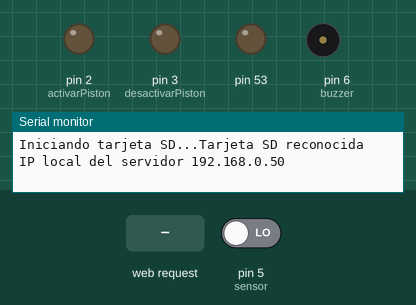
The sketch below on a simulated Arduino Mega 2560, built with avr-gcc and run on an emulated ATmega2560. Shown: output pins drawn as LEDs (lit = HIGH), buzzer (waves = sounding, pin HIGH), the last lines printed to the serial monitor. The inputs (shaded band) are chosen by the test bench; at power-on: pin 5 (sensor) LOW. WiFi joins after 1.5 s; servers stay silent unless stated; the local clock reads 2024-03-15 10:24:30 at power-on unless the sketch sets it; storage starts empty.

Above: at 3.2 s.
3.3 s: pin 5 (sensor) driven HIGH
At 3.7 s:
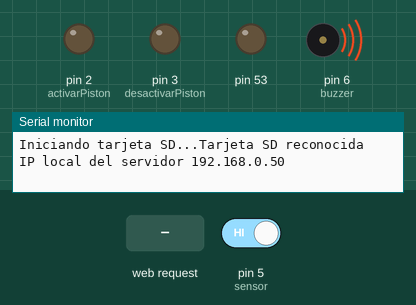
6.3 s: HTTP request GET /?data1=0 received
At 6.8 s:
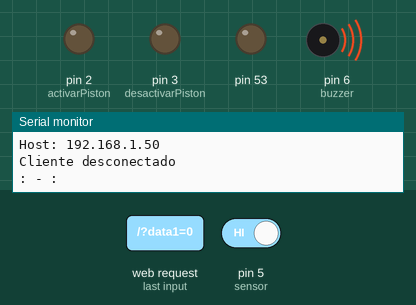
9.3 s: HTTP request GET /?data1=1 received
At 9.55 s:
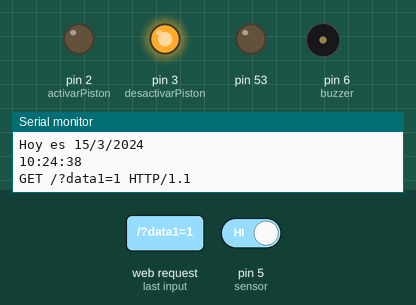
12.3 s: pin 5 (sensor) driven LOW
At 13.2 s:
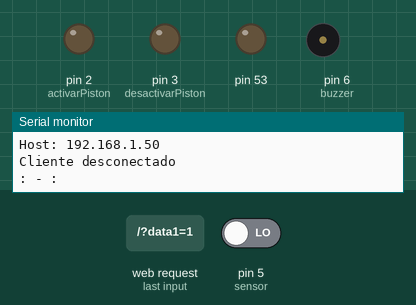
Timing chart, 0 to 15.3 s (numbered marks = the images above; inputs shaded):
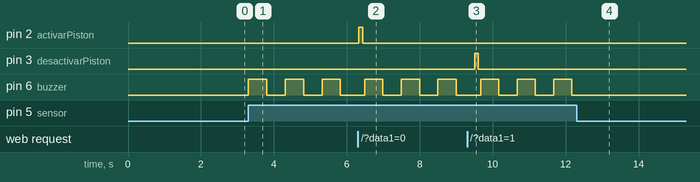

The sketch:

Practica_Ethernet.ino
```cpp
#include <SdFat.h>
#include "SdFat.h"
SdFat SD;
//librerias para ethernet shield
#include <SPI.h>
#include <Ethernet.h>
//#include <SD.h>
//Librerias para uso del reloj
#include <Wire.h>
#include "RTClib.h"


// Configuración de direccion MAC e IP.
byte mac[] = { 0xDE, 0xAD, 0xBE, 0xEF, 0xFE, 0xED };
IPAddress ip(192,168,0,50);
//IPAddress gateway(148,213,41,129);
//IPAddress subnet(255,255,255,192);

// Inicia la libreria Ethernet server con el puerto 80 (por defecto el puerto HTTP).
EthernetServer server(80);
char daysOfTheWeek[7][12] = {"Domingo", "Lunes", "Martes", "Miercoles", "Jueves", "Viernes", "Sabado"};

//Uso del reloj
RTC_DS3231 rtc;

//Salidas digitales que se usaran
byte activarPiston=2;
byte desactivarPiston=3;
byte sensor=5;
byte buzzer=6;
bool banPuerta;

//Mensajes
String CERROJO, CERROJOACTIVADO;
String horaInicio, horaFin, minutoInicio, minutoFin;
String horaInicio2, horaFin2, minutoInicio2, minutoFin2;
String reporte;
bool ban;
byte cont=0;
bool ban3;

//Hora y minutos
String hora, minutos, segundos;

void setup() {
// Inicia el puerto serie.
Serial.begin(9600);
//Iniciar la tarjeta SD
Serial.print("Iniciando tarjeta SD...");
pinMode(53, OUTPUT);
delay(2000);
if(!SD.begin(4)){
  Serial.println("Tarjeta no reconocida, asegurese que esta insertada y el puerto digital 4 este libre, seguido reinicie el arduino");
  return;
}else{
  Serial.println("Tarjeta SD reconocida");
}


// Inicia la conexión Ethernet y el servidor.
Ethernet.begin(mac, ip);
server.begin();
Serial.print("IP local del servidor ");
Serial.println(Ethernet.localIP());

//rtc.adjust(DateTime(F(__DATE__), F(__TIME__)));

// Inicializar los pines digiales
pinMode(activarPiston, OUTPUT);
pinMode(desactivarPiston, OUTPUT);
pinMode(sensor, INPUT);
pinMode(buzzer, OUTPUT);


if (! rtc.begin()) {
    Serial.println("Couldn't find RTC");
    while (1);
  }

ban=true;
ban3=true;
cont=0;
horaInicio="", horaFin="", minutoInicio, minutoFin="";
banPuerta=true;

hora="";
minutos="";
segundos="";
}

void ftp(String mensaje){
    DateTime now=rtc.now(); //Declaramos la variable del reloj
    File dataFile=SD.open("reporte.txt", FILE_WRITE);
    if(String(now.hour(), DEC).length()==1){
      hora="0"+String(now.hour(), DEC);
    }else{
      hora=String(now.hour(), DEC);
    }
    if(String(now.minute(), DEC).length()==1){
      minutos="0"+String(now.minute(), DEC);
    }else{
      minutos=String(now.minute(), DEC);
    }
    if(String(now.second(), DEC).length()==1){
      segundos="0"+String(now.second(), DEC);
    }else{
      segundos=String(now.second(), DEC);
    }
    String reporte=(String(daysOfTheWeek[now.dayOfTheWeek()])+"\t"+String(now.day(), DEC)+"/"+String(now.month(), DEC)+"/"+String(now.year(), DEC)+"\t"+hora+":"+minutos+":"+segundos+"  \t"+mensaje+"\n");
    //Serial.print(reporte);
    dataFile.print(reporte);
    dataFile.close();
}

void loop() {
    String comando;
    int posicion;
    DateTime now=rtc.now(); //Declaramos la variable del reloj

    //Funcion para detectar si se abrio la puerta
    if(digitalRead(sensor)==HIGH){
      digitalWrite(buzzer, HIGH);
      delay(500);
      digitalWrite(buzzer, LOW);
      delay(500);
      if(banPuerta){
        banPuerta=false;
        ftp("La puerta a sido abierta");
      }
    }else if(digitalRead(sensor)==LOW && banPuerta==false){
      banPuerta=true;
      ftp("La puerta a sido cerrada");
    }

    //Funcion para activar la puerta por horas;
    if(String(now.hour(), DEC).length()==1){
      hora="0"+String(now.hour(), DEC);
    }else{
      hora=String(now.hour(), DEC);
    }
    if(String(now.minute(), DEC).length()==1){
      minutos="0"+String(now.minute(), DEC);
    }else{
      minutos=String(now.minute(), DEC);
    }

    if(ban3 && horaInicio2==hora && minutoInicio2==minutos){
        digitalWrite(activarPiston, HIGH);
        delay(100);
        digitalWrite(activarPiston, LOW);
        CERROJO="activado";
        ftp("Se activo el cerrojo automatico");
        ban3=false;
    }
    if(ban3==false && horaFin2==hora && minutoFin2==minutos){
        digitalWrite(desactivarPiston, HIGH);
        delay(100);
        digitalWrite(desactivarPiston, LOW);
        ban=true;
        CERROJO="desactivado";
        ftp("Se desactivo el cerrojo automatico");
        ban3=true;
    }

    EthernetClient client = server.available(); // Escucha a los clientes entrantes.

    if (client) { // Si un cliente se conecta al servidor:
      //Serial.println("GET /?horaInicio=horaInicio");

      Serial.println("Nuevo cliente\nHoy es "+String(now.day(), DEC)+"/"+String(now.month(), DEC)+"/"+String(now.year(), DEC));
      Serial.println(String(now.hour(), DEC)+":"+String(now.minute(), DEC)+":"+String(now.second(), DEC));
      boolean currentLineIsBlank = true; // Marcador para enviar la respuesta desde el servidor.
      String cadena="";
          while (client.connected()) { // Repite mientas existe clientes conectados:
              if (client.available()) {
              char c = client.read();
              Serial.write(c); // Imprime por el puerto serie la petición del cliente (caracter a caracter)
              //Fecha y hora

              if(cadena.length()<60){
                cadena.concat(c);

                int posicion=cadena.indexOf("data");
                comando=cadena.substring(posicion);


                 if(comando=="data1=0" && ban){
                    digitalWrite(activarPiston, HIGH);
                    delay(100);
                    digitalWrite(activarPiston, LOW);
                    ban=false;
                    CERROJO="activado";
                    ftp("Se activo el cerrojo");
                  }else if(comando=="data1=1" && ban==false){
                    digitalWrite(desactivarPiston, HIGH);
                    delay(100);
                     digitalWrite(desactivarPiston, LOW);
                     ban=true;
                     CERROJO="desactivado";
                     ftp("Se desactivo el cerrojo");
                 }else if(comando=="data1=2"){
                    ftp("Se desactivo el cerrojo por horas");
                    horaInicio2="";
                    minutoInicio2="";
                    horaFin2="";
                    minutoFin2="";
                    CERROJOACTIVADO="El cerrojo por horas esta desactivado";
                  }else if(comando=="data2=0"){
                    reporte="";
                    File archivo=SD.open("reporte.txt");
                    while(archivo.available()){
                        reporte+=((char)archivo.read());
                    }
                    //Serial.println(reporte);
                    archivo.close();
                  }else if(comando=="data2=1"){
                      SD.remove("reporte.txt");
                      File file=SD.open("reporte.txt",FILE_WRITE);
                      file.close();
                  }else{
                    //Hora en que se activara el seguro
                    posicion=cadena.indexOf("horaInicio");
                    comando=cadena.substring(posicion);
                    horaInicio=comando.substring(11,13);
                    posicion=cadena.indexOf("minutoInicio");
                    comando=cadena.substring(posicion);
                    minutoInicio=comando.substring(13,15);

                    //Hora en que se desactivara el seguro
                    posicion=cadena.indexOf("horaFin");
                    comando=cadena.substring(posicion);
                    horaFin=comando.substring(8,10);
                    posicion=cadena.indexOf("minutoFin");
                    comando=cadena.substring(posicion);
                    minutoFin=comando.substring(10,12);

                  }
              }


              if(isDigit(horaInicio.charAt(0)) && isDigit(horaInicio.charAt(1)) && isDigit(minutoInicio.charAt(0)) && isDigit(minutoInicio.charAt(1)) && isDigit(horaFin.charAt(0))&& isDigit(horaFin.charAt(1)) && isDigit(minutoFin.charAt(0))&& isDigit(minutoFin.charAt(1))){

                 horaInicio2=horaInicio;
                 minutoInicio2=minutoInicio;
                 horaFin2=horaFin;
                 minutoFin2=minutoFin;
                 CERROJOACTIVADO="Se activo el cerrojo de "+horaInicio2+":"+minutoInicio2+" hasta las "+horaFin+":"+minutoFin;
                 if(cont==1){
                  ftp("Se activo el cerrojo por horas");
                  cont=0;
                 }else{
                 cont++;
                 }
              }

                 horaInicio="";
                 minutoInicio="";
                 horaFin="";
                 minutoFin="";


            if (c == '\n' && currentLineIsBlank) { // Se envia la respuesta a una petición de un cliente cuando a finalizado la petición:

                // Respuesta:
                client.println("HTTP/1.1 200 OK"); // Enviar un encabezado de respuesta HTTP estándar
                client.println("Content-Type: text/html");
                client.println("Connection: close"); // Se cerrará la conexiós despues de enviar la respuesta.
                //client.println("Refresh: 5"); // Refrescar automáticamente la página después de 5 segundos.
                client.println();
                client.println("<!DOCTYPE HTML>"); // Tipo de documento.
                client.println("<html>"); // Etiqueta html inicio del documento.
                client.print("<html>\n<head>\n<title>Door Pet</title>\n</head>\n<body>");
                client.print("<div style='text-align:center;'>");
                client.println("<h2>Activar cerrojo manualmente</h2>");
                client.println("<button onClick=location.href='./?data1=0'>Activar cerrojo</button>");
                client.println("<button onClick=location.href='./?data1=1'>Desactivar cerrojo</button>");
                client.println("<br/><h4>El cerrojo esta "+CERROJO+"</h4>");
                client.println("<h2>Activar cerrojo por horas</h2>");
                client.println("<h4><form method=get>Activar a las: <input type='text' name='horaInicio' maxlength=2 size=3/>:<input type='text' name='minutoInicio' maxlength=2 size=3/></h4>");
                client.println("<h4>Hasta las: <input type='text' name='horaFin' maxlength=2 size=3/>:<input type='text' name='minutoFin' maxlength=2 size=3/></h4>");
                client.println("<input type=submit value=Activar>");
                client.println("</form>");
                client.println("<button onClick=location.href='./?data1=2'>Desactivar</button>");
                client.println("</br><h4>"+CERROJOACTIVADO+"</h4>");
                client.println("<h2>Reporte</h2>");
                client.print("<button onClick=location.href='./?data2=0'>Ver reporte</button>");
                client.println("<button onClick=location.href='./?data2=1'>Borrar reporte</button>");
                client.println("</br>");
                client.println("<textarea name=txtReporte rows=40 cols=70>"+reporte+"</textarea>");
                //client.println("</br><a href="">Descargar reporte</a>");
                client.println("<p>Hoy es "+String(daysOfTheWeek[now.dayOfTheWeek()])+" "+String(now.day(), DEC)+"/"+String(now.month(), DEC)+"/"+String(now.year(), DEC)+"</p>");
                client.println("</html>"); // Etiqueta html fin del documento.
                break;
            }
            if (c == '\n') { // Si el caracter es un salto de linea:
                currentLineIsBlank = true; // La petición a terminado, se respondera a dicha peticón en el sigueitne ciclo.
            }
            else if (c != '\r') { // Si el caracter no es un retorno de carro (la petición no a terminado).
                currentLineIsBlank = false; // Seguimos escuchando la petición.
            }
          }
       }
       delay(1); // Espera para dar tiempo al navegador a recivir los datos.
       client.stop(); // Cierra la conexión.
       Serial.println("Cliente desconectado");
       Serial.println(horaInicio2+":"+minutoInicio2+" - "+horaFin2+":"+minutoFin2);
       reporte="";
       Serial.println();
    }
}
```

Measured:
- after the input at 3.3 s, pin 6 (buzzer): alternates HIGH for 0.50 s and LOW for 0.51 s, starting at once
- after the input at 6.3 s, pin 2 (activarPiston): LOW → HIGH at once, → LOW 0.10 s later
- after the input at 9.3 s, pin 3 (desactivarPiston): LOW → HIGH after 0.21 s, → LOW 0.10 s later
- after the input at 12.3 s, pin 6 (buzzer): stops changing and stays LOW
